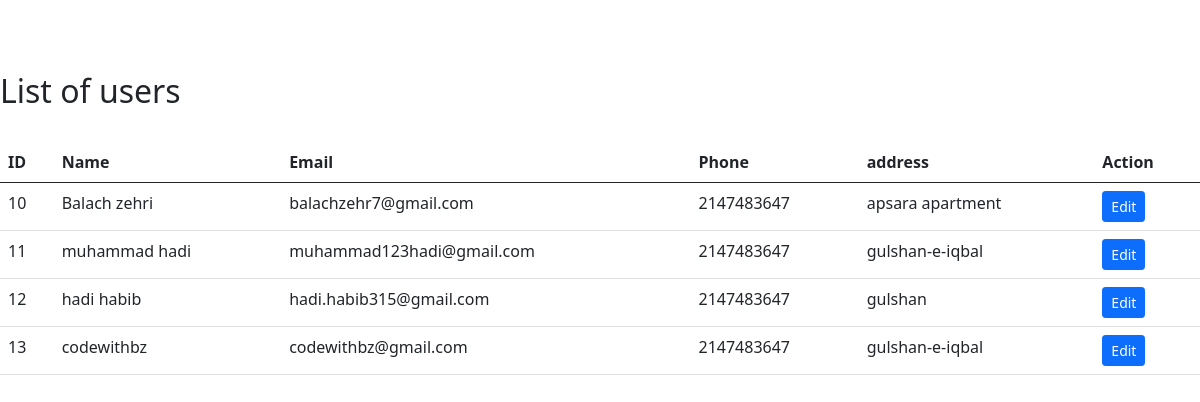
Page /admin/users/userindex.php on the committed database.
### tables this page shows
CREATE TABLE `users` (
  `id` int(11) NOT NULL,
  `full_name` varchar(255) NOT NULL,
  `email` varchar(255) NOT NULL,
  `phone` int(11) NOT NULL,
  `password` varchar(255) NOT NULL,
  `role` varchar(10) NOT NULL,
  `address` varchar(255) NOT NULL
);

### admin/users/userindex.php (the view, shortened to what this page needs)
<!DOCTYPE html>
<html lang="en">
<head>
    <link href="https://cdn.jsdelivr.net/npm/bootstrap@5.0.2/dist/css/bootstrap.min.css" rel="stylesheet"
>
</head>
<body>
<br><br><br>
        <h2>List of users</h2>
        <br>
        <table class="table">
            <thead>
                <tr>
                    <th>ID</th>
                    <th>Name</th>
                    <th>Email</th>
                    <th>Phone</th>
                    <th>address</th>
                    <th>Action</th>
                </tr>
            <tbody>
                <?php
                include 'config.php';
                $sql = "SELECT * FROM users";
                $result = $conn->query($sql);
                while ($row = $result->fetch_assoc()) {
                    echo "<tr>
    <td>$row[id]</td>
    <td>$row[full_name]</td>
    <td>$row[email]</td>
    <td>$row[phone]</td>
    <td>$row[address]</td>
    <td>
        <a class='btn btn-primary btn-sm' href='useredit.php?id=$row[id]'>Edit</a>
    </td>
</tr>";
                }
                ?>
            </thead>
        </table>
</body>
</html>

### rows in the picture
users: id "10", full_name "Balach zehri", email "balachzehr7@gmail.com", phone "2147483647", address "apsara apartment"
users: id "11", full_name "muhammad hadi", email "muhammad123hadi@gmail.com", phone "2147483647", address "gulshan-e-iqbal"
users: id "12", full_name "hadi habib", email "hadi.habib315@gmail.com", phone "2147483647", address "gulshan"
users: id "13", full_name "codewithbz", email "codewithbz@gmail.com", phone "2147483647", address "gulshan-e-iqbal"
